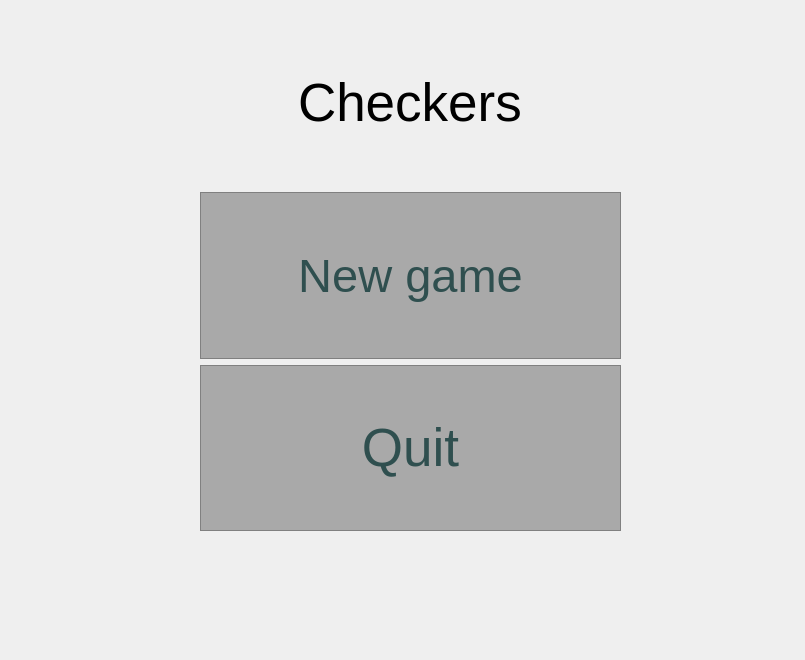
<?xml version="1.0" encoding="UTF-8"?>
<ui version="4.0">
 <class>Application</class>
 <widget class="QWidget" name="Application">
  <property name="geometry">
   <rect>
    <x>0</x>
    <y>0</y>
    <width>805</width>
    <height>660</height>
   </rect>
  </property>
  <property name="windowTitle">
   <string>Form</string>
  </property>
  <widget class="QStackedWidget" name="stackedWidget">
   <property name="geometry">
    <rect>
     <x>0</x>
     <y>0</y>
     <width>805</width>
     <height>660</height>
    </rect>
   </property>
   <widget class="QWidget" name="startWindow">
    <widget class="QWidget" name="verticalLayoutWidget">
     <property name="geometry">
      <rect>
       <x>200</x>
       <y>20</y>
       <width>421</width>
       <height>511</height>
      </rect>
     </property>
     <layout class="QVBoxLayout" name="verticalLayout">
      <item alignment="Qt::AlignHCenter">
       <widget class="QLabel" name="label">
        <property name="font">
         <font>
          <pointsize>40</pointsize>
         </font>
        </property>
        <property name="text">
         <string>Checkers</string>
        </property>
       </widget>
      </item>
      <item>
       <widget class="QPushButton" name="newGameButton">
        <property name="sizePolicy">
         <sizepolicy hsizetype="Preferred" vsizetype="Preferred">
          <horstretch>0</horstretch>
          <verstretch>0</verstretch>
         </sizepolicy>
        </property>
        <property name="font">
         <font>
          <pointsize>35</pointsize>
         </font>
        </property>
        <property name="styleSheet">
         <string notr="true">QPushButton{
	color: #2F4F4F;
	background-color: #A9A9A9;
	border: 1px solid gray;
	padding: 5px;
}

QPushButton:hover{
	color: #708090;
	background-color: #C0C0C0;
	border: 1px solid gray;
	padding: 5px;
}

QPushButton:pressed{
	color: #778899;
	background-color: #DCDCDC;
	border: 1px solid gray;
	padding: 5px;
}</string>
        </property>
        <property name="text">
         <string>New game</string>
        </property>
       </widget>
      </item>
      <item>
       <widget class="QPushButton" name="quitButton">
        <property name="sizePolicy">
         <sizepolicy hsizetype="Preferred" vsizetype="Preferred">
          <horstretch>0</horstretch>
          <verstretch>0</verstretch>
         </sizepolicy>
        </property>
        <property name="font">
         <font>
          <pointsize>40</pointsize>
         </font>
        </property>
        <property name="styleSheet">
         <string notr="true">QPushButton{
	color: #2F4F4F;
	background-color: #A9A9A9;
	border: 1px solid gray;
	padding: 5px;
}

QPushButton:hover{
	color: #708090;
	background-color: #C0C0C0;
	border: 1px solid gray;
	padding: 5px;
}

QPushButton:pressed{
	color: #778899;
	background-color: #DCDCDC;
	border: 1px solid gray;
	padding: 5px;
}</string>
        </property>
        <property name="text">
         <string>Quit</string>
        </property>
       </widget>
      </item>
     </layout>
    </widget>
   </widget>
   <widget class="gameplayWindow" name="GameplayWindow"/>
  </widget>
 </widget>
 <customwidgets>
  <customwidget>
   <class>gameplayWindow</class>
   <extends>QWidget</extends>
   <header>gameplaywindow.h</header>
   <container>1</container>
  </customwidget>
 </customwidgets>
 <resources/>
 <connections/>
</ui>
